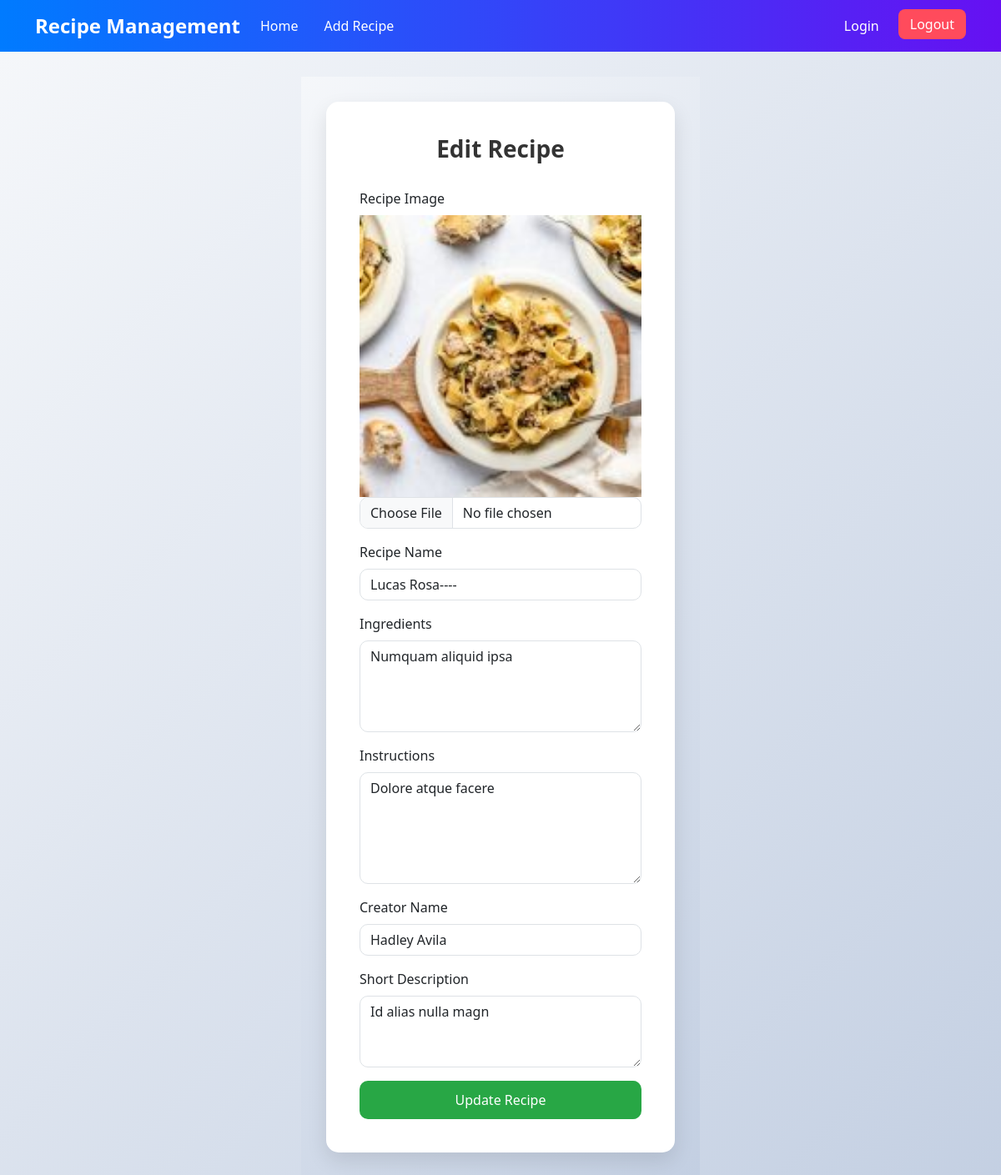
/editRecipe/2 (signed in), run on the app's committed database.
### recipe/models.py (models this page shows)
class recipeModel(models.Model):
    image = models.ImageField(upload_to='media/recipes', null=True)
    name = models.CharField(max_length=100, null=True)
    ingredients = models.TextField(null=True)
    instructions = models.TextField(null=True)
    creator = models.CharField(max_length=100, null=True)
    description =models.TextField(null=True)
    created_at = models.DateTimeField(auto_now_add=True, null=True)

### recipe/views.py (the view, shortened to what this page needs)
# urls.py: path('editRecipe/<str:id>', editRecipe, name='editRecipe'),
@login_required
def editRecipe(request,id):
    recipeData = recipeModel.objects.get(id=id)
    return render(request, 'editRecipe.html', {'recipe': recipeData})

### recipe/templates/editRecipe.html (shortened to what this page needs)
{% extends 'master.html' %}
{% block body %}
  <div class="body">
    <div class="body">
        <div class="form-card">
            <h2 class="form-title">Edit Recipe</h2>
            <form method="POST" action="" enctype="multipart/form-data">
              <div class="mb-3">
                <label for="image" class="form-label">Recipe Image</label>
                <img src="{{recipe.image.url}}" class="card-img-top news-img" alt="Thumbnail">
                <input type="file" class="form-control" id="image" name="image" accept="image/*">
              </div>
              <div class="mb-3">
                <label for="name" class="form-label">Recipe Name</label>
                <input type="text" class="form-control" id="name" value="{{recipe.name}}" name="name" placeholder="Enter recipe name" required>
              </div>
              <div class="mb-3">
                <label for="ingredients" class="form-label">Ingredients</label>
                <textarea class="form-control" id="ingredients" name="ingredients" rows="4" placeholder="List ingredients..." required>{{recipe.ingredients}}</textarea>
              </div>
              <div class="mb-3">
                <label for="instructions" class="form-label">Instructions</label>
                <textarea class="form-control" id="instructions" name="instructions" rows="5" placeholder="Describe cooking steps..." required>{{recipe.instructions}}</textarea>
              </div>
              <div class="mb-3">
                <label for="creator" class="form-label">Creator Name</label>
                <input type="text" class="form-control" id="creator" value="{{recipe.creator}}" name="creator" placeholder="Enter creator's name" required>
              </div>
              <div class="mb-3">
                <label for="description" class="form-label">Short Description</label>
                <textarea class="form-control" id="description" name="description" rows="3" placeholder="Write a short summary..." required>{{recipe.description}}</textarea>
              </div>
              <div class="d-grid">
                <button type="submit" class="btn btn-submit">Update Recipe</button>
              </div>
            </form>
          </div>
      </div>
  </div>
{% endblock body %}

### recipe/templates/editRecipe.html (style rules this page uses)
.body { background: linear-gradient(135deg, #f5f7fa, #c3cfe2); min-height: 100vh; display: flex; justify-content: center; align-items: center; font-family: 'Segoe UI', sans-serif; padding: 30px; }
.form-card { background: #fff; padding: 40px; border-radius: 15px; box-shadow: 0 10px 25px rgba(0, 0, 0, 0.1); max-width: 700px; width: 100%; }
.form-title { font-size: 28px; font-weight: 600; color: #333; text-align: center; margin-bottom: 30px; }
.form-control, .form-label { border-radius: 10px; }
.btn-submit { background-color: #28a745; color: white; border-radius: 10px; padding: 10px 20px; font-weight: 500; }

### data on the page
recipeModel: image (picture), name "Lucas Rosa----", ingredients "Numquam aliquid ipsa", instructions "Dolore atque facere", creator "Hadley Avila", description "Id alias nulla magn"
